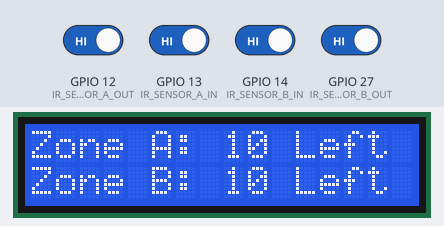
Simulated run of this sketch. Board: ESP32. On the bench: 16×2 character LCD. The test bench sets the inputs (shaded band); at power-on: GPIO 12 (IR_SENSOR_A_OUT), GPIO 13 (IR_SENSOR_A_IN), GPIO 14 (IR_SENSOR_B_IN), GPIO 27 (IR_SENSOR_B_OUT) HIGH. WiFi joins after 1.5 s; servers stay silent unless stated; no MQTT or app messages arrive unless stated; what the sketch prints to the serial monitor is not drawn.

Above: at 2.7 s.
2.8 s: GPIO 13 (IR_SENSOR_A_IN) driven LOW
At 4.0 s:
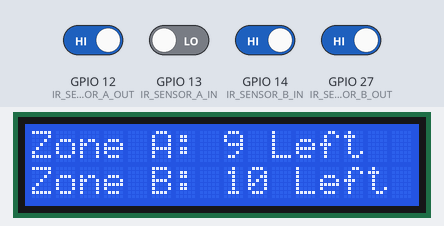
4.3 s: GPIO 14 (IR_SENSOR_B_IN) driven LOW
At 5.2 s:
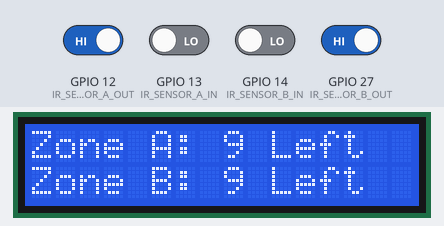
5.8 s: GPIO 12 (IR_SENSOR_A_OUT) driven LOW
At 6.4 s:
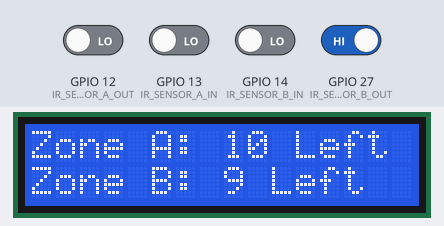
Timing chart, 0 to 8.8 s (numbered marks = the images above; inputs shaded):
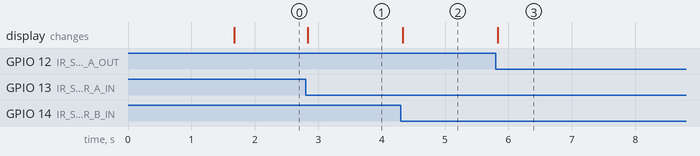

The sketch:

software1.ino
```cpp
#include <WiFi.h>
#include <PubSubClient.h>
#include <Wire.h>
#include <LiquidCrystal_I2C.h>

// --- WiFi & MQTT config ---
#define WIFI_SSID "Arduino"
#define WIFI_PASSWORD "arduinouno"
const char* mqttServer = "thingsboard.cloud";
const int mqttPort = 1883;
const char* token = "SGFN7uIb6klnaFoGXk3L";

// -- Hardware config --
#define IR_SENSOR_A_IN 13
#define IR_SENSOR_A_OUT 12
#define IR_SENSOR_B_IN 14
#define IR_SENSOR_B_OUT 27
#define IR_DETECTED LOW
#define MAX_SLOTS 10
#define DEBOUNCE_DELAY 500

#define LCD_ADDRESS 0x27
#define LCD_COLS 16
#define LCD_ROWS 2

// -- Globals --
WiFiClient espClient;
PubSubClient client(espClient);
LiquidCrystal_I2C lcd(LCD_ADDRESS, LCD_COLS, LCD_ROWS);

int region_A = MAX_SLOTS;
int region_B = MAX_SLOTS;
bool lastAIn = HIGH, lastAOut = HIGH, lastBIn = HIGH, lastBOut = HIGH;
unsigned long lastDetectTimeA_In = 0, lastDetectTimeA_Out = 0;
unsigned long lastDetectTimeB_In = 0, lastDetectTimeB_Out = 0;
unsigned long lastLcdUpdateTime = 0, lastTelemetryTime = 0;

void setup() {
  Serial.begin(115200);
  pinMode(IR_SENSOR_A_IN, INPUT);
  pinMode(IR_SENSOR_A_OUT, INPUT);
  pinMode(IR_SENSOR_B_IN, INPUT);
  pinMode(IR_SENSOR_B_OUT, INPUT);
  lcd.init(); lcd.backlight();
  lcd.setCursor(0, 0); lcd.print("Parking System");
  lcd.setCursor(0, 1); lcd.print("Connecting...");

  WiFi.begin(WIFI_SSID, WIFI_PASSWORD);
  Serial.print("Connecting WiFi...");
  while (WiFi.status() != WL_CONNECTED) {
    delay(500); Serial.print(".");
  }
  Serial.println("Connected!");
  client.setServer(mqttServer, mqttPort);
}

void loop() {
  if (WiFi.status() == WL_CONNECTED && !client.connected()) {
    Serial.print("Connecting MQTT...");
    if (client.connect("ESP32Client", token, NULL)) Serial.println(" OK!");
    else { Serial.println(" MQTT failed!"); delay(2000); return; }
  }
  if (client.connected()) client.loop();

  bool stateChanged = false;
  unsigned long currentTime = millis();
  bool currentAIn = digitalRead(IR_SENSOR_A_IN);
  bool currentAOut = digitalRead(IR_SENSOR_A_OUT);
  bool currentBIn = digitalRead(IR_SENSOR_B_IN);
  bool currentBOut = digitalRead(IR_SENSOR_B_OUT);

  // IR logic/debounce for 2 zones
  if ((currentAIn == IR_DETECTED) && (lastAIn != IR_DETECTED) && (currentTime - lastDetectTimeA_In > DEBOUNCE_DELAY)) {
    if (region_A > 0) { region_A--; stateChanged = true; }
    lastDetectTimeA_In = currentTime;
  }
  if ((currentAOut == IR_DETECTED) && (lastAOut != IR_DETECTED) && (currentTime - lastDetectTimeA_Out > DEBOUNCE_DELAY)) {
    if (region_A < MAX_SLOTS) { region_A++; stateChanged = true; }
    lastDetectTimeA_Out = currentTime;
  }
  if ((currentBIn == IR_DETECTED) && (lastBIn != IR_DETECTED) && (currentTime - lastDetectTimeB_In > DEBOUNCE_DELAY)) {
    if (region_B > 0) { region_B--; stateChanged = true; }
    lastDetectTimeB_In = currentTime;
  }
  if ((currentBOut == IR_DETECTED) && (lastBOut != IR_DETECTED) && (currentTime - lastDetectTimeB_Out > DEBOUNCE_DELAY)) {
    if (region_B < MAX_SLOTS) { region_B++; stateChanged = true; }
    lastDetectTimeB_Out = currentTime;
  }

  lastAIn = currentAIn; lastAOut = currentAOut;
  lastBIn = currentBIn; lastBOut = currentBOut;

  // LCD display
  if (stateChanged || millis() - lastLcdUpdateTime > 1000) {
    lcd.clear(); lcd.setCursor(0, 0);
    if (region_A == 0) lcd.print("Zone A: FULL");
    else { lcd.print("Zone A: "); lcd.print(region_A); lcd.print(" Left"); }
    lcd.setCursor(0, 1);
    if (region_B == 0) lcd.print("Zone B: FULL");
    else { lcd.print("Zone B: "); lcd.print(region_B); lcd.print(" Left"); }
    lastLcdUpdateTime = millis();
  }

  // Send telemetry on change or every 10sec
  if (stateChanged || millis() - lastTelemetryTime > 10000) {
    sendTelemetry();
  }
}

void sendTelemetry() {
  if (!client.connected()) return;
  String payload = "{";
  payload += "\"region_A\":" + String(region_A) + ",";
  payload += "\"region_B\":" + String(region_B);
  payload += "}";
  Serial.println("Sending: " + payload);
  client.publish("v1/devices/me/telemetry", (char*)payload.c_str());
  lastTelemetryTime = millis();
}
```

Measured:
- after the input at 2.8 s, the display: changes at once (image 1)
- after the input at 4.3 s, the display: changes at once (image 2)
- after the input at 5.8 s, the display: changes at once (image 3)
